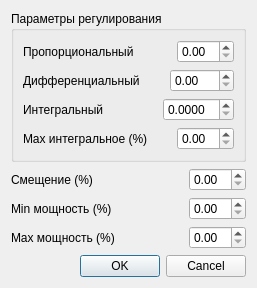
<?xml version="1.0" encoding="UTF-8"?>
<ui version="4.0">
 <class>DialogParametersRegulator</class>
 <widget class="QDialog" name="DialogParametersRegulator">
  <property name="geometry">
   <rect>
    <x>0</x>
    <y>0</y>
    <width>257</width>
    <height>270</height>
   </rect>
  </property>
  <property name="windowTitle">
   <string>Dialog</string>
  </property>
  <layout class="QVBoxLayout" name="verticalLayout_2">
   <item>
    <widget class="QGroupBox" name="groupBox">
     <property name="title">
      <string>Параметры регулирования</string>
     </property>
     <layout class="QVBoxLayout" name="verticalLayout">
      <item>
       <layout class="QHBoxLayout" name="horizontalLayout">
        <item>
         <widget class="QLabel" name="propLabel">
          <property name="text">
           <string>Пропорциональный</string>
          </property>
         </widget>
        </item>
        <item>
         <spacer name="horizontalSpacer">
          <property name="orientation">
           <enum>Qt::Horizontal</enum>
          </property>
          <property name="sizeHint" stdset="0">
           <size>
            <width>40</width>
            <height>20</height>
           </size>
          </property>
         </spacer>
        </item>
        <item>
         <widget class="QDoubleSpinBox" name="propSpinBox">
          <property name="singleStep">
           <double>0.010000000000000</double>
          </property>
         </widget>
        </item>
       </layout>
      </item>
      <item>
       <layout class="QHBoxLayout" name="horizontalLayout_2">
        <item>
         <widget class="QLabel" name="deffLabel">
          <property name="text">
           <string>Дифференциальный</string>
          </property>
         </widget>
        </item>
        <item>
         <spacer name="horizontalSpacer_2">
          <property name="orientation">
           <enum>Qt::Horizontal</enum>
          </property>
          <property name="sizeHint" stdset="0">
           <size>
            <width>40</width>
            <height>20</height>
           </size>
          </property>
         </spacer>
        </item>
        <item>
         <widget class="QDoubleSpinBox" name="deffSpinBox">
          <property name="maximum">
           <double>300.000000000000000</double>
          </property>
          <property name="singleStep">
           <double>0.010000000000000</double>
          </property>
         </widget>
        </item>
       </layout>
      </item>
      <item>
       <layout class="QHBoxLayout" name="horizontalLayout_3">
        <item>
         <widget class="QLabel" name="integrLabel">
          <property name="text">
           <string>Интегральный</string>
          </property>
         </widget>
        </item>
        <item>
         <spacer name="horizontalSpacer_3">
          <property name="orientation">
           <enum>Qt::Horizontal</enum>
          </property>
          <property name="sizeHint" stdset="0">
           <size>
            <width>40</width>
            <height>20</height>
           </size>
          </property>
         </spacer>
        </item>
        <item>
         <widget class="QDoubleSpinBox" name="integrSpinBox">
          <property name="decimals">
           <number>4</number>
          </property>
          <property name="maximum">
           <double>10.000000000000000</double>
          </property>
          <property name="singleStep">
           <double>0.000100000000000</double>
          </property>
         </widget>
        </item>
       </layout>
      </item>
      <item>
       <layout class="QHBoxLayout" name="horizontalLayout_4">
        <item>
         <widget class="QLabel" name="maxIntegLabel">
          <property name="text">
           <string>Max интегральное (%)</string>
          </property>
         </widget>
        </item>
        <item>
         <spacer name="horizontalSpacer_4">
          <property name="orientation">
           <enum>Qt::Horizontal</enum>
          </property>
          <property name="sizeHint" stdset="0">
           <size>
            <width>40</width>
            <height>20</height>
           </size>
          </property>
         </spacer>
        </item>
        <item>
         <widget class="QDoubleSpinBox" name="maxIntegSpinBox">
          <property name="suffix">
           <string/>
          </property>
         </widget>
        </item>
       </layout>
      </item>
     </layout>
     <zorder></zorder>
     <zorder></zorder>
     <zorder></zorder>
     <zorder></zorder>
    </widget>
   </item>
   <item>
    <layout class="QHBoxLayout" name="horizontalLayout_5">
     <item>
      <widget class="QLabel" name="offsetLabel">
       <property name="text">
        <string>Смещение (%)</string>
       </property>
      </widget>
     </item>
     <item>
      <spacer name="horizontalSpacer_5">
       <property name="orientation">
        <enum>Qt::Horizontal</enum>
       </property>
       <property name="sizeHint" stdset="0">
        <size>
         <width>40</width>
         <height>20</height>
        </size>
       </property>
      </spacer>
     </item>
     <item>
      <widget class="QDoubleSpinBox" name="offsetSpinBox"/>
     </item>
    </layout>
   </item>
   <item>
    <layout class="QHBoxLayout" name="horizontalLayout_6">
     <item>
      <widget class="QLabel" name="minPowerLabel">
       <property name="text">
        <string>Min мощность (%)</string>
       </property>
      </widget>
     </item>
     <item>
      <spacer name="horizontalSpacer_6">
       <property name="orientation">
        <enum>Qt::Horizontal</enum>
       </property>
       <property name="sizeHint" stdset="0">
        <size>
         <width>40</width>
         <height>20</height>
        </size>
       </property>
      </spacer>
     </item>
     <item>
      <widget class="QDoubleSpinBox" name="minPowerSpinBox"/>
     </item>
    </layout>
   </item>
   <item>
    <layout class="QHBoxLayout" name="horizontalLayout_7">
     <item>
      <widget class="QLabel" name="maxPowerLabel">
       <property name="text">
        <string>Max мощность (%)</string>
       </property>
      </widget>
     </item>
     <item>
      <spacer name="horizontalSpacer_7">
       <property name="orientation">
        <enum>Qt::Horizontal</enum>
       </property>
       <property name="sizeHint" stdset="0">
        <size>
         <width>40</width>
         <height>20</height>
        </size>
       </property>
      </spacer>
     </item>
     <item>
      <widget class="QDoubleSpinBox" name="maxPowerSpinBox"/>
     </item>
    </layout>
   </item>
   <item>
    <widget class="QDialogButtonBox" name="buttonBox">
     <property name="orientation">
      <enum>Qt::Horizontal</enum>
     </property>
     <property name="standardButtons">
      <set>QDialogButtonBox::Cancel|QDialogButtonBox::Ok</set>
     </property>
    </widget>
   </item>
  </layout>
  <zorder>buttonBox</zorder>
  <zorder>groupBox</zorder>
  <zorder></zorder>
 </widget>
 <resources/>
 <connections>
  <connection>
   <sender>buttonBox</sender>
   <signal>accepted()</signal>
   <receiver>DialogParametersRegulator</receiver>
   <slot>accept()</slot>
   <hints>
    <hint type="sourcelabel">
     <x>248</x>
     <y>254</y>
    </hint>
    <hint type="destinationlabel">
     <x>157</x>
     <y>274</y>
    </hint>
   </hints>
  </connection>
  <connection>
   <sender>buttonBox</sender>
   <signal>rejected()</signal>
   <receiver>DialogParametersRegulator</receiver>
   <slot>reject()</slot>
   <hints>
    <hint type="sourcelabel">
     <x>316</x>
     <y>260</y>
    </hint>
    <hint type="destinationlabel">
     <x>286</x>
     <y>274</y>
    </hint>
   </hints>
  </connection>
 </connections>
</ui>
